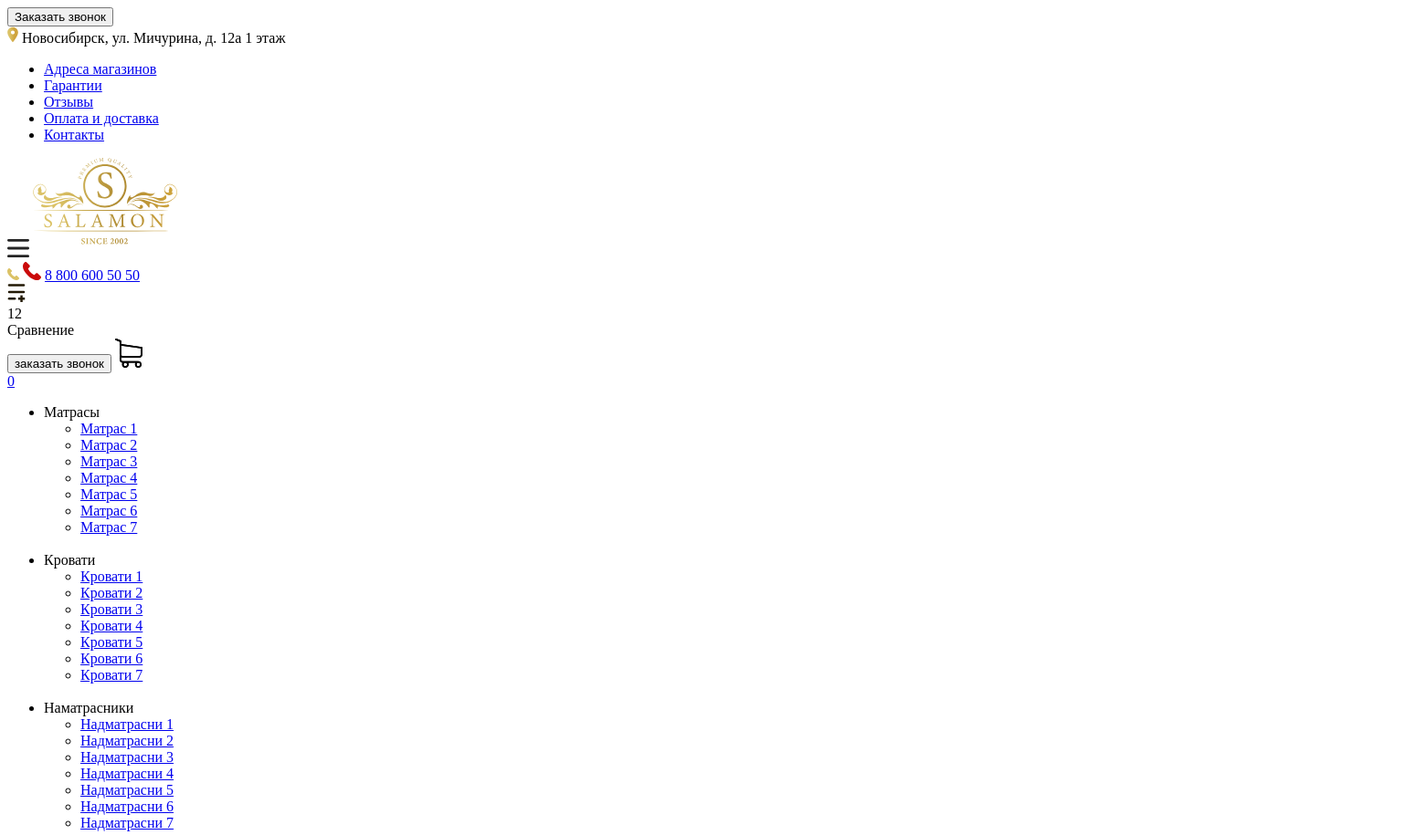
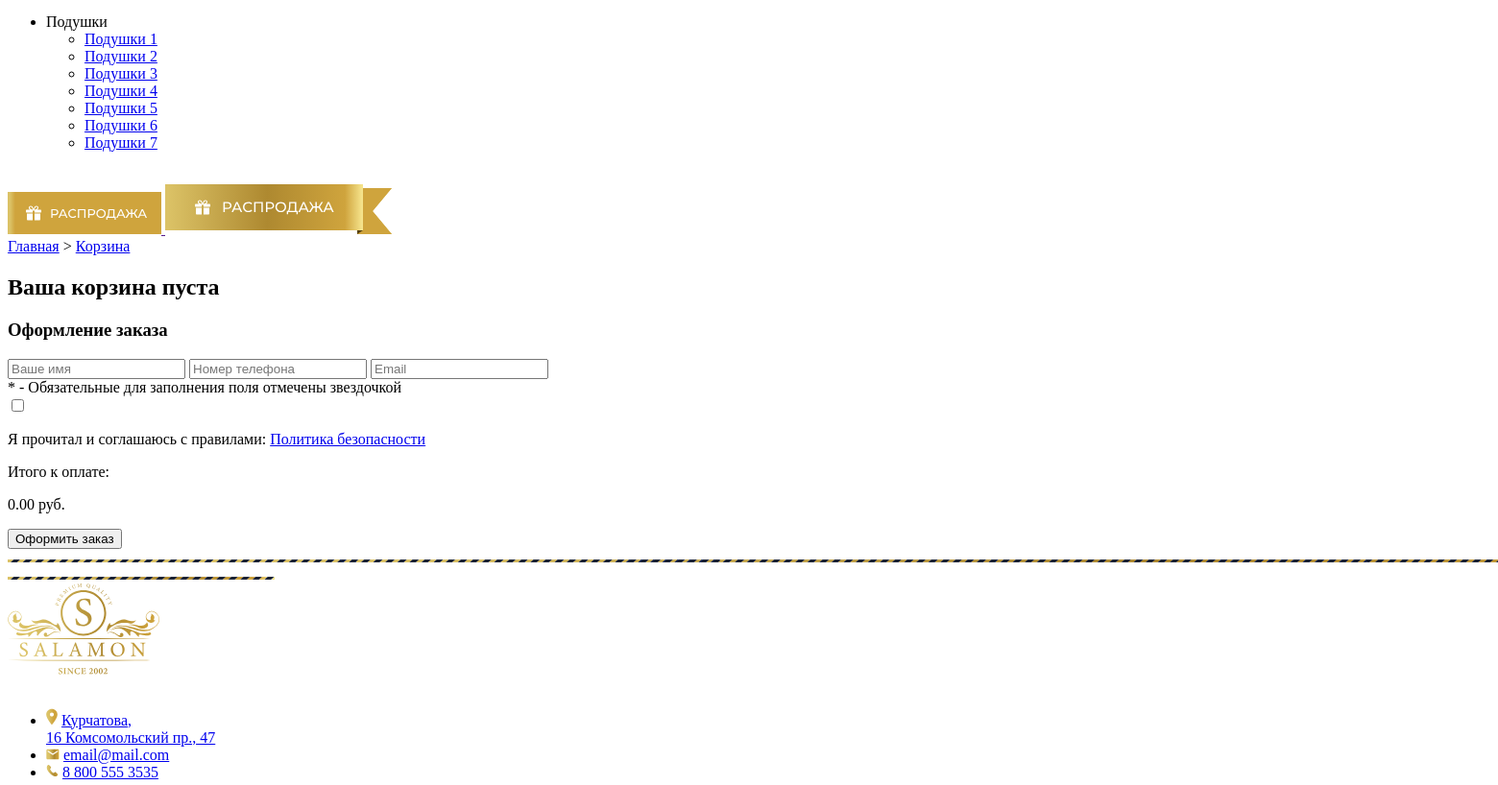
/cart/ (upper part), run on an earlier commit of the app's database (2 pictures, top to bottom).
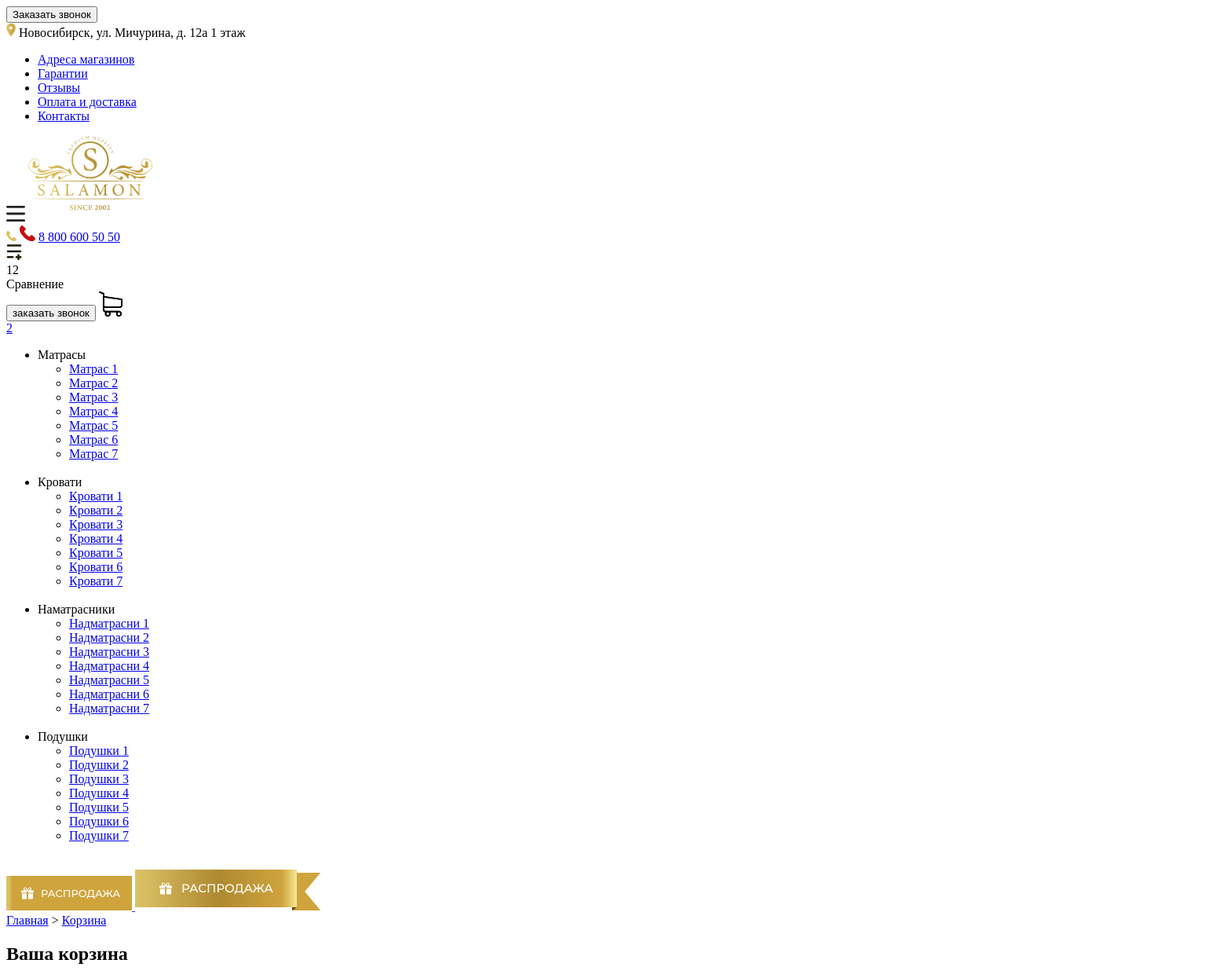
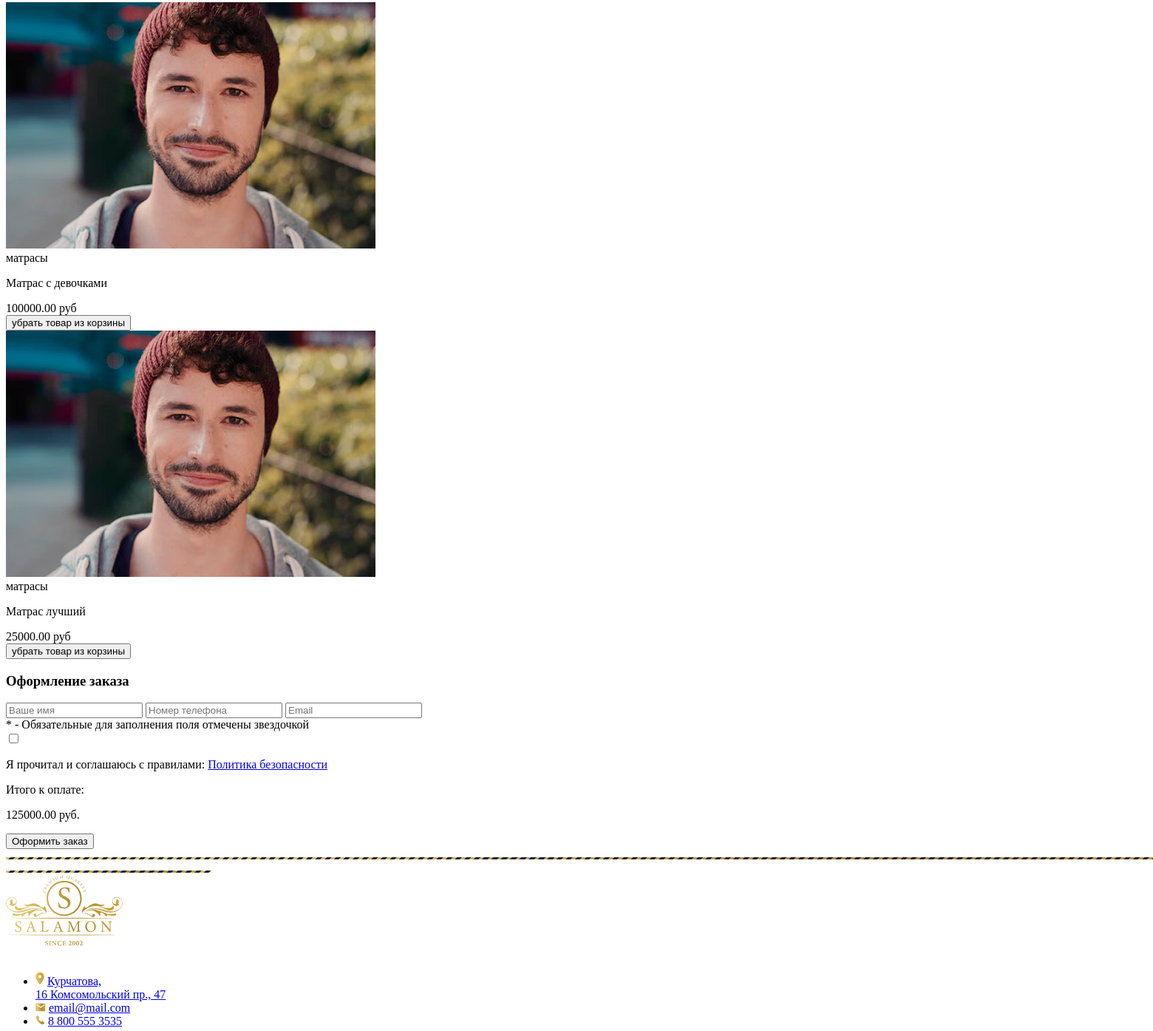
And on a later commit of the database (2 pictures, top to bottom).
### main/models.py (models this page shows, shortened)
class Cart(models.Model):
    owner = models.ForeignKey('Customer', null=True, verbose_name='Владелец', on_delete=models.CASCADE)
    products = models.ManyToManyField(Goods_Cart, blank=True,
                                      related_name='related_cart', verbose_name='Товары')
    total_products = models.PositiveIntegerField(default=0, verbose_name='Количество товара')
    final_price = models.DecimalField(max_digits=10,
                                      decimal_places=2,
                                      blank=True, default=0,
                                      verbose_name='Итоговая цена')
    in_order = models.BooleanField(default=False, verbose_name='Занятая корзина')
    for_anonymous_users = models.BooleanField(default=False, verbose_name='Для анонимов')
    old_price = models.DecimalField(max_digits=10,
                                    decimal_places=2,
                                    blank=True,
                                    default=0,
                                    verbose_name='Старая цена')
    sale = models.DecimalField(max_digits=10,
                               decimal_places=2,
                               blank=True,
                               default=0,
                               verbose_name='Скидка')
    class Meta:
        verbose_name = 'Корзина'
        verbose_name_plural = 'Корзина'

class Goods_Cart(models.Model):
    user = models.ForeignKey('Customer', verbose_name='Покупатель', on_delete=models.CASCADE, null=True)
    cart = models.ForeignKey('Cart', verbose_name='Корзина', on_delete=models.CASCADE,
                             related_name='related_products')
    content_type = models.ForeignKey(ContentType,
                                     on_delete=models.CASCADE,
                                     null=True,
                                     verbose_name='Тип содержимого'
                                     )
    object_id = models.PositiveIntegerField(null=True, verbose_name='ID объекта')
    content_object = GenericForeignKey('content_type', 'object_id')
    qty = models.PositiveIntegerField(default=1, verbose_name='Количество товара')
    final_price = models.DecimalField(max_digits=10,
                                      decimal_places=2,
                                      blank=True, default=20,
                                      verbose_name='Итоговая цена')
    old_price = models.DecimalField(max_digits=10,
                                    decimal_places=2,
                                    blank=True,
                                    default=20,
                                    verbose_name='Старая цена'
                                    )
    sale = models.DecimalField(max_digits=10,
                               decimal_places=2,
                               blank=True,
                               default=20,
                               verbose_name='Скидка'
                               )
    class Meta:
        verbose_name = 'Корзина товара'
        verbose_name_plural = 'Корзина товара'

class Good(models.Model):
    category = models.ForeignKey(GoodsCategory,
                                 related_name='category',
                                 on_delete=models.CASCADE,
                                 verbose_name='Категория'
                                 )
    id = models.BigAutoField(primary_key=True)
    slug = models.SlugField(unique=True, null=True, verbose_name='Ссылка')
    title = models.CharField(max_length=50, verbose_name='Название товара')
    rigidity = models.CharField(max_length=50, verbose_name='Жесткость')
    weight = models.BigIntegerField(verbose_name='Масса')
    price = models.DecimalField(max_digits=10,
                                decimal_places=2,
                                default=20,
                                verbose_name='Цена'
                                )
    old_price = models.DecimalField(max_digits=10,
                                    decimal_places=2,
                                    blank=True,
                                    default=20,
                                    verbose_name='Старая цена')
    popularity = models.IntegerField(blank=True, default=1, verbose_name='Популярность')
    quolity = models.IntegerField(blank=True, default=1, verbose_name='Качество')
    description = RichTextField(blank=True, verbose_name='Описание')
    characters = RichTextField(blank=True, verbose_name='Характеристики')
    feedbacks = RichTextField(blank=True, verbose_name='Отзывы')
    image_for_cart = models.ImageField(blank=True, verbose_name='Картинка для корзины')
    class Meta:
        verbose_name = 'Товар'
        verbose_name_plural = 'Товар'

class GoodsCategory(models.Model):
    cat = models.CharField(max_length=50, verbose_name='Категория')
    slug = models.SlugField(unique=True, null=True, verbose_name='Ссылка')
    def __str__(self):
        return f'{self.cat}'
    class Meta:
        verbose_name = 'Категории товаров'
        verbose_name_plural = 'Категории товаров'

### main/views.py (the view)
# urls.py: path('cart/', Cart_View.as_view(), name='cart'),
class Cart_View(CartMixin, View):
    def get(self, request, *args, **kwargs):
        print("Текущая сессия: {}".format(request.session.session_key))
        category = GoodsCategory.objects.all()
        images = Goods_Images.objects.all()
        context = {
            'cart': self.cart,
            'category': category,
            'image': images,
        }
        return render(
            request,
            'main/basket.html',
            context=context
        )

### main/templates/main/basket.html (shortened to what this page needs)
{% extends 'main/base.html' %}
{% load static %}
{% block content %}
  <div class="way">
    <div class="container">
      <a href="{% url 'home' %}" >Главная</a>
      >
      <a href='#' class='active'>Корзина</a>
    </div>
  </div>
  <section class="basket section">
    <div class="container">
      <h2 class="pageHeader">Ваша корзина {% if not cart.products.count %}пуста{% endif %} </h2>
      <div class="basket__base">
        <div class="items">
          {% for item in cart.products.all %}
          <div class="basketItem">
            <img src="{{ item.content_object.image_for_cart.url }}" alt="">
            <div class="title">
              <span>
                  {{ item.content_object.category }}
              </span>
              <p>
                {{ item.content_object.title }}
              </p>
            </div>
            <div class="price">
              {{ item.final_price }} руб
            </div>
            <div class='form_wrapper'>
            <form class='removingForm'
            method='POST'
            action="{% url 'remove_from_cart' ct_model=item.content_object.category slug=item.content_object.id %}">
              <button class='removingButton' type='submit' >убрать товар из корзины</button>
            </form>
            </div>
          </div>
          {% endfor %}
          </div>
        </div>
      </div>
  </section>
  <section class="section checkout">
    <div class="container">
      <h3 class="title">Оформление заказа</h3>
      <form action="" class="form">
        <input type="text" class="input" placeholder="Ваше имя">
        <input type="text" class="input" placeholder="Номер телефона">
        <input type="text" class="input" placeholder="Email">
        <div class="annotation">
          <span class='red'>*</span>
          <span>- Обязательные для заполнения поля отмечены звездочкой</span>
        </div>
        <div class="final">
          <div class="confirm">
            <input type="checkbox" name="" id="">
            <p>Я прочитал и соглашаюсь с правилами: <a href="#">Политика безопасности</a></p>
          </div>
          <div class="finalPrice">
            <span>Итого к оплате: </span>
            <p>
              {{ cart.final_price }} руб.
            </p>
          </div>
          <button class="red-button">
            Оформить заказ
          </button>
        </div>
      </form>
    </div>
  </section>
{% endblock content %}

### main/templates/main/base.html (shortened to what the changed rows need)
<!DOCTYPE html>
<html lang="en">
<head>
  {% load static %}
  <link rel="stylesheet/less" href="{% static 'styles.less' %}">
  <link rel="stylesheet" href="https://unpkg.com/swiper/swiper-bundle.min.css" />
</head>
<body class='index'>
  <header class='header'>
    <div class="header__base">
      <div class="container d-flex-align-between">
        <div class='d-flex-align-between'>
        <a href="{% url 'cart' %}" class='header__basket'>
            {% if cart.products.count > 0 %}
          <div id='basketCounter' class='d-flex-align-center'>{{ cart.products.count }}</div>
            {% else %}
          <div id='basketCounter' class='d-flex-align-center'>0</div>
            {% endif %}
        </a>
        </div>
      </div>
    </div>
  </header>
  {% block content %}
  {% endblock content %}
</body>
</html>

What changed in the data, as far as the page shows it:
changed Cart: products.count (not shown) → "2"; final_price "0.00" → "125000.00"
added Goods_Cart: content_object.image_for_cart (picture), content_object.category "матрасы", content_object "Матрас с девочками", final_price "100000.00"
added Goods_Cart: content_object.image_for_cart (picture), content_object.category "матрасы", content_object "Матрас лучший", final_price "25000.00"
Also different on the page:
text no longer shown: "0 пуста"
